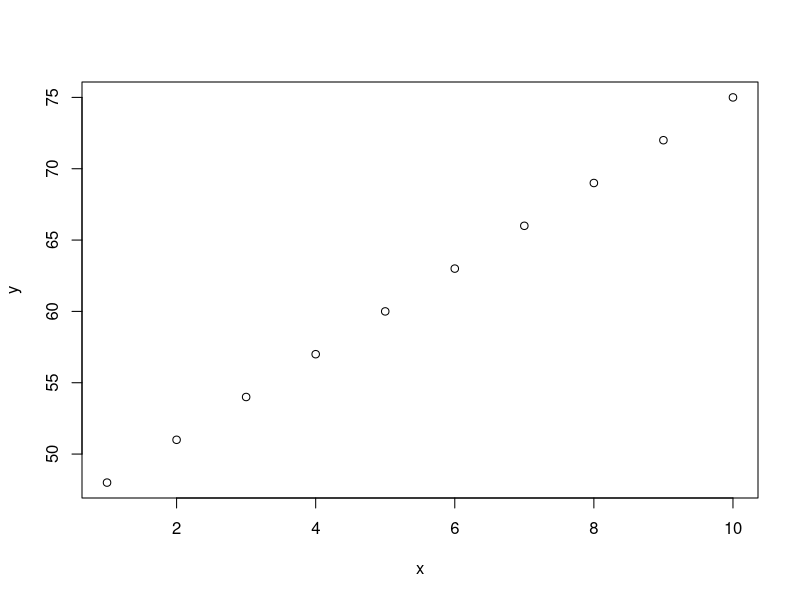
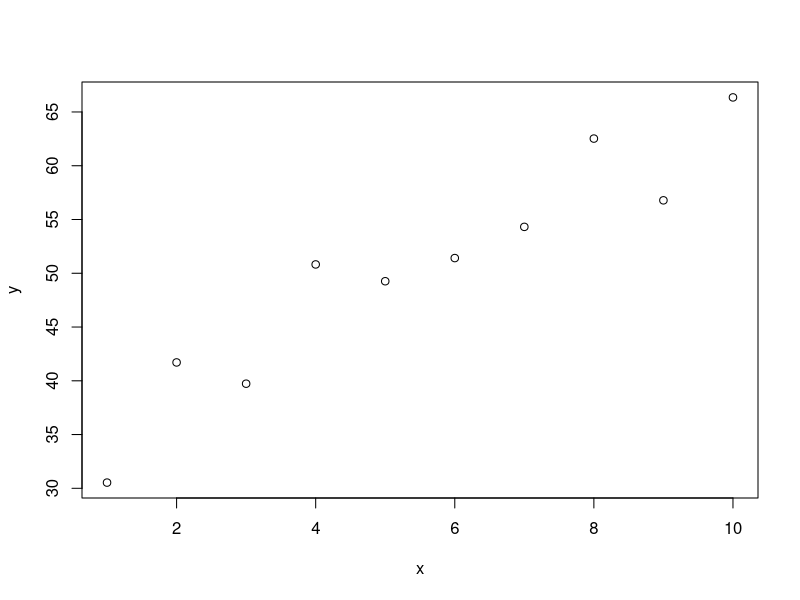

Recreate these plots in R, in order. (Note: this script raises an error after producing the figures.)
############################
# Name: Aiden Metz         #
# STAT 331: Handout 1      #
############################

x<- c(1,2,3,4,5,6,7,8,9,10)
y<- 45+3*x
plot(x, y)
y<- 34+3*x + rnorm(10, 0, 4)
plot(x, y)

############################
# Name: Aiden Metz         #
# STAT 331: Handout 2      #
############################


vec1 <- c(1, 8, 13)
vec2 <- c("cat", "mouse", "cheese steak")
vec3 <- c(1:100)
vec4 <- seq(1, 99, 2)
vec5 <- seq(0, 500, 500/350)
vec6 <- rep(c(1, 2, 3), times=10)
vec7 <- rep(1:50, each=3)
vec8 <- c(1:50, 49:1)
vec9 <- c(rep(1, 10)/(1:10))
vec10 <- c((1:10)^3)
class(vec1)
class(vec2)
class(vec10)
# 1 and 10 are numeric, 2 is character
vec9+vec10
# Yes! you can add them
vec1+vec2
# No you cannot add them

ages <- c(17, 19, 16, 34, 28, 34, 65, 72, 47, 52)
ages[4]
ages[c(1, 10)]
ages[c(1:4, 6:10)]
ages[7] = 56
ages > 34
ages[ages > 34]
agesOlder <- ages[ages > 34]
agesOlder[agesOlder == 34]
agesOlder[agesOlder != 34]
# Returns how many values are TRUE
sum(ages>34)
ages>34

ages[length(ages)]
length(ages[ages>34])

cbind(c(1, 2, 3), c(4, 5, 6))
cbind(c(1, 2), c(3, 4), c(5, 6))
options(myseed = 653)
BPs <- rnorm(50, 110, 15)
weights <- rnorm(50, 200, 34)
matrix <- cbind(BPs, weights)
matrix
matrix[10, 1]
matrix[10, 2]
matrix[1:10,]
matrix[11:(length(matrix)/ncol(matrix)),]
matrix[((length(matrix)/ncol(matrix))-9):(length(matrix)/ncol(matrix)),]
plot(matrix[,1], matrix[,2])
ints <- as.integer(runif(50, 1, 4))
ints
set.seed(413)
incomes <- c("Low", "Medium", "High")
incomes[ints]

cbind(matrix, incomes[ints])
# Coerses numerical values to characters
df = data.frame(BPs, weights, incomes[ints])
str(df)
df[, 3]
df$incomes.ints.
df
